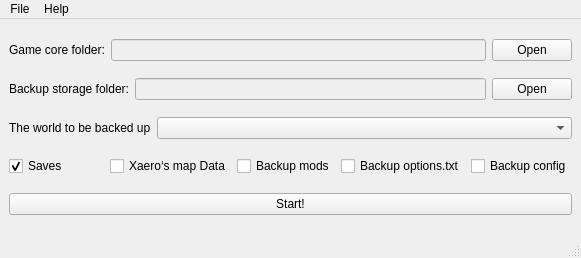
<?xml version="1.0" encoding="UTF-8"?>
<ui version="4.0">
 <class>MainWindow</class>
 <widget class="QMainWindow" name="MainWindow">
  <property name="geometry">
   <rect>
    <x>0</x>
    <y>0</y>
    <width>581</width>
    <height>258</height>
   </rect>
  </property>
  <property name="windowTitle">
   <string>MultiSaves</string>
  </property>
  <widget class="QWidget" name="centralwidget">
   <layout class="QVBoxLayout" name="verticalLayout">
    <item>
     <layout class="QHBoxLayout" name="horizontalLayout_2" stretch="0,0,0">
      <item>
       <widget class="QLabel" name="label">
        <property name="text">
         <string>Game core folder:</string>
        </property>
       </widget>
      </item>
      <item>
       <widget class="QLineEdit" name="GamePath">
        <property name="enabled">
         <bool>false</bool>
        </property>
       </widget>
      </item>
      <item>
       <widget class="QPushButton" name="Open_GamePath">
        <property name="text">
         <string>Open</string>
        </property>
       </widget>
      </item>
     </layout>
    </item>
    <item>
     <layout class="QHBoxLayout" name="horizontalLayout" stretch="0,1,0">
      <item>
       <widget class="QLabel" name="label_2">
        <property name="text">
         <string>Backup storage folder:</string>
        </property>
       </widget>
      </item>
      <item>
       <widget class="QLineEdit" name="OrderPath">
        <property name="enabled">
         <bool>false</bool>
        </property>
       </widget>
      </item>
      <item>
       <widget class="QPushButton" name="Open_OrderPath">
        <property name="text">
         <string>Open</string>
        </property>
       </widget>
      </item>
     </layout>
    </item>
    <item>
     <layout class="QHBoxLayout" name="horizontalLayout_3">
      <item>
       <widget class="QLabel" name="label_3">
        <property name="text">
         <string>The world to be backed up</string>
        </property>
       </widget>
      </item>
      <item>
       <widget class="QComboBox" name="comboBox">
        <property name="sizePolicy">
         <sizepolicy hsizetype="Expanding" vsizetype="Fixed">
          <horstretch>0</horstretch>
          <verstretch>0</verstretch>
         </sizepolicy>
        </property>
       </widget>
      </item>
     </layout>
    </item>
    <item>
     <layout class="QHBoxLayout" name="horizontalLayout_4">
      <item>
       <widget class="QCheckBox" name="SavesCheck">
        <property name="text">
         <string>Saves</string>
        </property>
        <property name="checked">
         <bool>true</bool>
        </property>
       </widget>
      </item>
      <item>
       <widget class="QCheckBox" name="XmapCheck">
        <property name="enabled">
         <bool>true</bool>
        </property>
        <property name="text">
         <string>Xaero‘s map Data</string>
        </property>
        <property name="checkable">
         <bool>true</bool>
        </property>
        <property name="checked">
         <bool>false</bool>
        </property>
       </widget>
      </item>
      <item>
       <widget class="QCheckBox" name="ModsCheck">
        <property name="text">
         <string>Backup mods</string>
        </property>
       </widget>
      </item>
      <item>
       <widget class="QCheckBox" name="OptionsCheck">
        <property name="text">
         <string>Backup options.txt</string>
        </property>
       </widget>
      </item>
      <item>
       <widget class="QCheckBox" name="ConfigCheck">
        <property name="text">
         <string>Backup config</string>
        </property>
       </widget>
      </item>
     </layout>
    </item>
    <item>
     <widget class="QPushButton" name="start">
      <property name="text">
       <string>Start!</string>
      </property>
     </widget>
    </item>
   </layout>
  </widget>
  <widget class="QMenuBar" name="menubar">
   <property name="geometry">
    <rect>
     <x>0</x>
     <y>0</y>
     <width>581</width>
     <height>22</height>
    </rect>
   </property>
   <widget class="QMenu" name="menu">
    <property name="title">
     <string>File</string>
    </property>
    <addaction name="action"/>
   </widget>
   <widget class="QMenu" name="menu_2">
    <property name="title">
     <string>Help</string>
    </property>
    <addaction name="action_MultiSaves"/>
   </widget>
   <addaction name="menu"/>
   <addaction name="menu_2"/>
  </widget>
  <widget class="QStatusBar" name="statusbar"/>
  <action name="action">
   <property name="text">
    <string>Preferences</string>
   </property>
  </action>
  <action name="action_MultiSaves">
   <property name="text">
    <string>About</string>
   </property>
  </action>
 </widget>
 <resources/>
 <connections/>
</ui>
